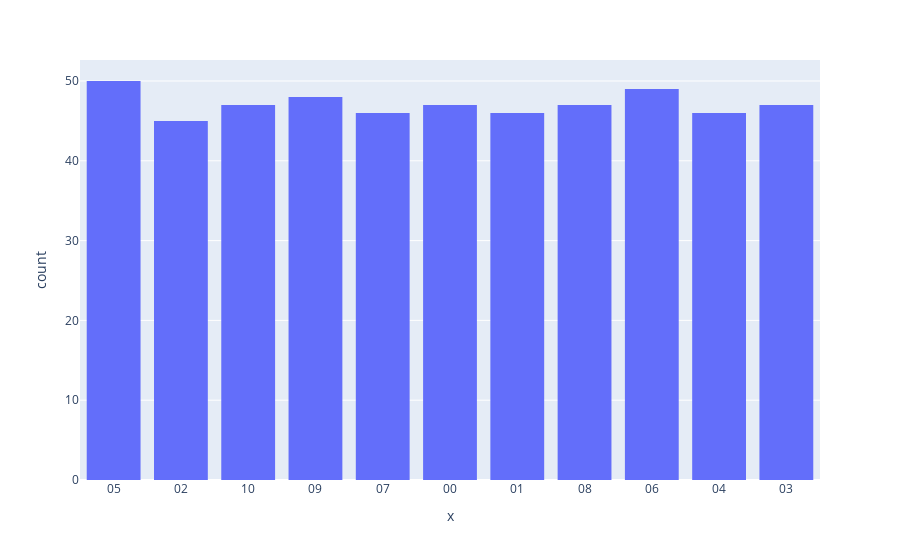

Write notebook code for a chart like this one.
### Markdown cell above
Train Data Visualization

### Code cell
fig = px.histogram(x_train, x=y_train)
fig.show()

### Figure 1 — Plotly figure (JSON) as saved in the notebook; plotly's stock layout.template omitted (floating-point values rounded to 4 significant figures; data arrays with more than 128 entries replaced by an {"elided": "..."} marker saying what was removed)
{"data": [{"alignmentgroup": "True", "bingroup": "x", "hovertemplate": "x=%{x}<br>count=%{y}<extra></extra>", "legendgroup": "", "marker": {"color": "#636efa", "pattern": {"shape": ""}}, "name": "", "offsetgroup": "", "orientation": "v", "showlegend": false, "type": "histogram", "x": {"elided": "518 str values"}, "xaxis": "x", "yaxis": "y"}], "layout": {"barmode": "relative", "legend": {"tracegroupgap": 0}, "margin": {"t": 60}, "xaxis": {"anchor": "y", "domain": [0, 1], "title": {"text": "x"}}, "yaxis": {"anchor": "x", "domain": [0, 1], "title": {"text": "count"}}}}
